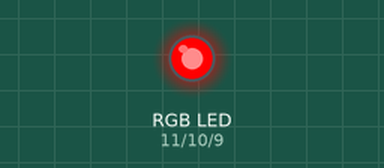
A sketch run on a simulated Arduino Uno, built with avr-gcc and run on an emulated ATmega328P. On the bench: an RGB LED mixed from three pins (HIGH = lit). Dim RGB values are drawn brighter than linear.

Above: at 0.05 s.
At 0.65 s:
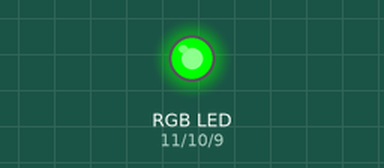
At 1.25 s:
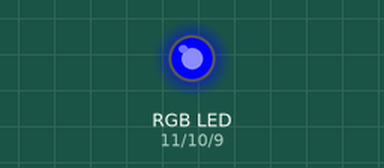
At 2.5 s:
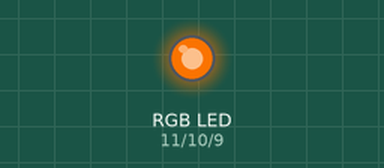
At 3.75 s:
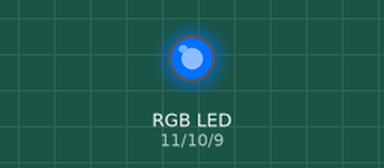
At 5.0 s:
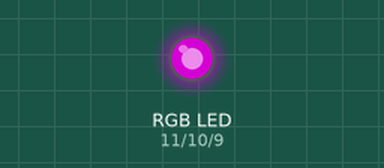
Timing chart, 0 to 6.5 s (numbered marks = the images above):
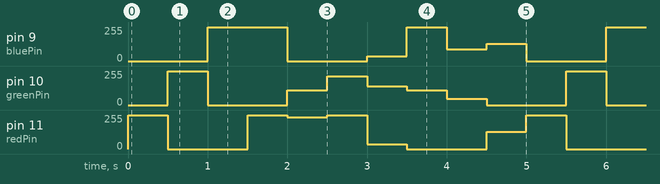

Measured:
- by itself, pin 9 (bluePin): repeats every 5.0 s: 252/255 0.50 s, 0/255 1.0 s, 34/255 0.50 s, 255/255 0.50 s, 90/255 0.50 s, 128/255 0.50 s, 0/255 1.0 s, 255/255 0.50 s
- by itself, pin 11 (redPin): repeats every 5.0 s: 0/255 1.0 s, 255/255 0.50 s, 237/255 0.50 s, 255/255 0.50 s, 34/255 0.50 s, 0/255 1.0 s, 128/255 0.50 s, 255/255 0.50 s

The sketch:

RGB_LED.ino
```cpp
const int redPin = 11;  // Red
const int greenPin = 10;  // Green
const int bluePin = 9;  //Blue

void setup() {
  // Initializing ledpins as output
  pinMode(redPin, OUTPUT);
  pinMode(greenPin, OUTPUT);
  pinMode(bluePin, OUTPUT);

}

void loop() {
  // Basic colors:
  color(255, 0, 0); //red
  delay(500);
  color(0,255, 0); //green
  delay(500);
  color(0, 0, 255); //blue
  delay(500);

  //blended colors:
  color(255,0,252); //red
  delay(500);
  color(237,109,0); //orange
  delay(500);
  color(255,215,0); //yellow
  delay(500);
  color(34,139,34); //green
  delay(500);
  color(0,112,255); //blue
  delay(500);
  color(0,46,90); // indigo
  delay(500);
  color(128,0,128); //purple
  delay(500);
}
void color (unsigned char red, unsigned char green, unsigned char blue)// the color generating function
{
  analogWrite(redPin, red);
  analogWrite(greenPin, green);
  analogWrite(bluePin, blue);
}
```
